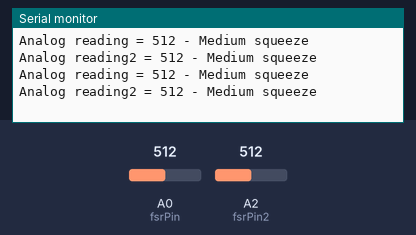
A sketch run on a simulated Arduino Uno, built with avr-gcc and run on an emulated ATmega328P. Shown: the last lines printed to the serial monitor. The inputs (shaded band) are chosen by the test bench; at power-on: A0 (fsrPin) = 512, A2 (fsrPin2) = 512.

Above: at 1.8 s.
1.9 s: A0 (fsrPin) set to 490
At 2.9 s:
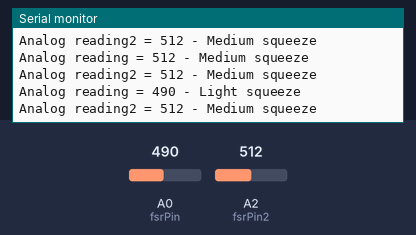
4.5 s: A2 (fsrPin2) set to 810
At 5.8 s:
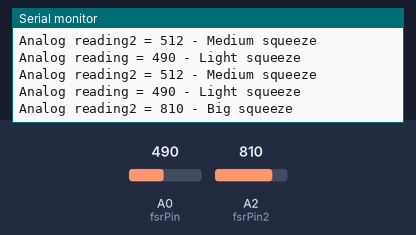
7.6 s: A0 (fsrPin) set to 190
At 8.9 s:
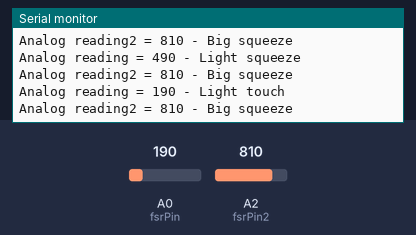
10.6 s: A2 (fsrPin2) set to 0
At 12.0 s:
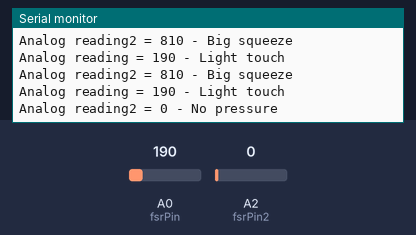

Measured:
- after the input at 1.9 s, the serial monitor: prints a new line after 0.13 s (image 1)
- after the input at 4.5 s, the serial monitor: prints a new line after 0.61 s (image 2)
- after the input at 7.6 s, the serial monitor: prints a new line after 0.50 s (image 3)
- after the input at 10.6 s, the serial monitor: prints a new line after 0.57 s (image 4)

The sketch:

____.ino
```cpp
int fsrPin = 0;
int fsrPin2 = 2; // A0 接口
int fsrReading, fsrReading2;
void setup(void) {
  Serial.begin(9600);
}
void loop(void) {
  fsrReading = analogRead(fsrPin);
  fsrReading2 = analogRead(fsrPin2);
  Serial.print("Analog reading = ");
  Serial.print(fsrReading);
  if (fsrReading < 10) {
    Serial.println(" - No pressure");
  } else if (fsrReading < 200) {
    Serial.println(" - Light touch");
  } else if (fsrReading < 500) {
    Serial.println(" - Light squeeze");
  } else if (fsrReading < 800) {
    Serial.println(" - Medium squeeze");
  } else {
    Serial.println(" - Big squeeze");
  }
  Serial.print("Analog reading2 = ");
  Serial.print(fsrReading2);
  if (fsrReading2 < 10) {
    Serial.println(" - No pressure");
  } else if (fsrReading2 < 200) {
    Serial.println(" - Light touch");
  } else if (fsrReading2 < 500) {
    Serial.println(" - Light squeeze");
  } else if (fsrReading2 < 800) {
    Serial.println(" - Medium squeeze");
  } else {
    Serial.println(" - Big squeeze");
  }
  delay(1000);
}
```
